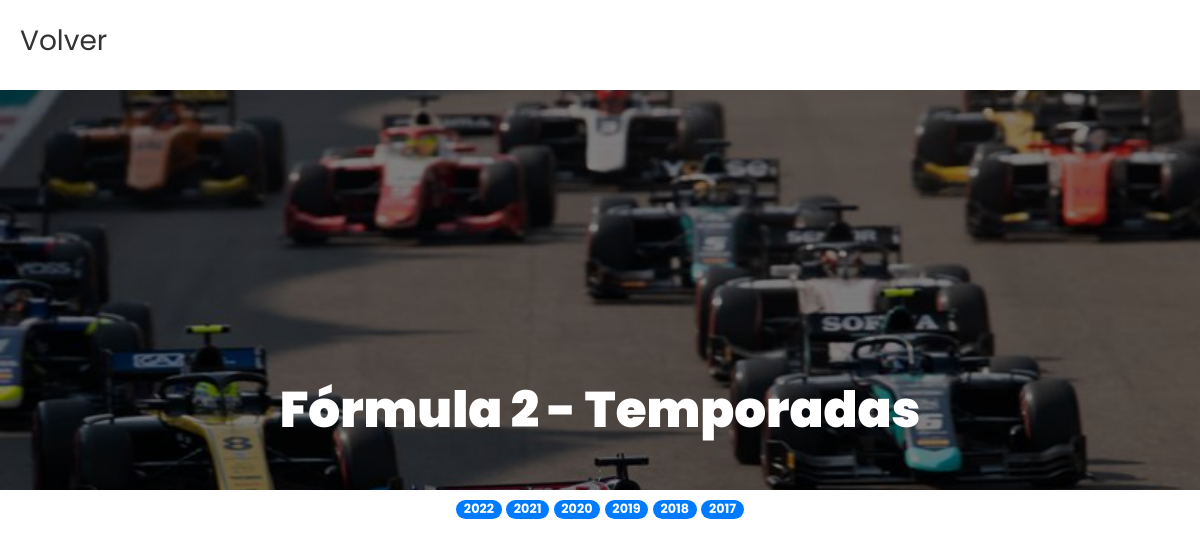
Page /temporadasf2.php on the committed database.
### tables this page shows
CREATE TABLE `temporadas` (
  `id` int(11) NOT NULL,
  `año` int(11) NOT NULL,
  `pilotosF1` longtext,
  `escuderiasF1` longtext,
  `pilotosF2` longtext,
  `escuderiasF2` longtext,
  `pilotosF3` longtext,
  `escuderiasF3` longtext,
  `campeon_pilotos_f1` varchar(60) DEFAULT NULL,
  `campeon_escuderias_f1` varchar(60) DEFAULT NULL,
  `campeon_pilotos_f2` varchar(60) DEFAULT NULL,
  `campeon_escuderias_f2` varchar(60) DEFAULT NULL,
  `campeon_pilotos_f3` varchar(60) DEFAULT NULL,
  `campeon_escuderias_f3` varchar(60) DEFAULT NULL
);

### temporadasf2.php (the view, shortened to what this page needs)
<?php
  try {
    require('db/conexion.php');
    $cargarTemporadas = ' SELECT * FROM temporadas WHERE año >= 2017 ORDER BY año DESC';
    $resultadoTemporadas = $con->query($cargarTemporadas);
  } catch (\Exception $e) {
    $error = $e->getMessage();
  }
?>
<!DOCTYPE html>
<html lang="en">
  <?php include('templates/head.php') ?>
  <body>
    <a href="index.php"><h3 class="mb-2 bread" style="padding: 20px;">Volver</h3></a>
    <?php include('templates/header.php') ?>
    <div id="elegirTemporada" class="text-center">
      <?php
        while ($temporadas = $resultadoTemporadas->fetch_assoc()) {
      ?>
          <a href="temporadasf2.php?categoria=f2&temporada=<?php echo $temporadas['año']; ?>"><span class="badge badge-pill badge-primary"><?php echo $temporadas['año']; ?></span></a>
      <?php
        }
      ?>
    </div>
  </body>
</html>

### rows in the picture
temporadas: año "2022"
temporadas: año "2021"
temporadas: año "2020"
temporadas: año "2019"
temporadas: año "2018"
temporadas: año "2017"

### other values in the picture
$encabezado "Fórmula 2 - Temporadas"
